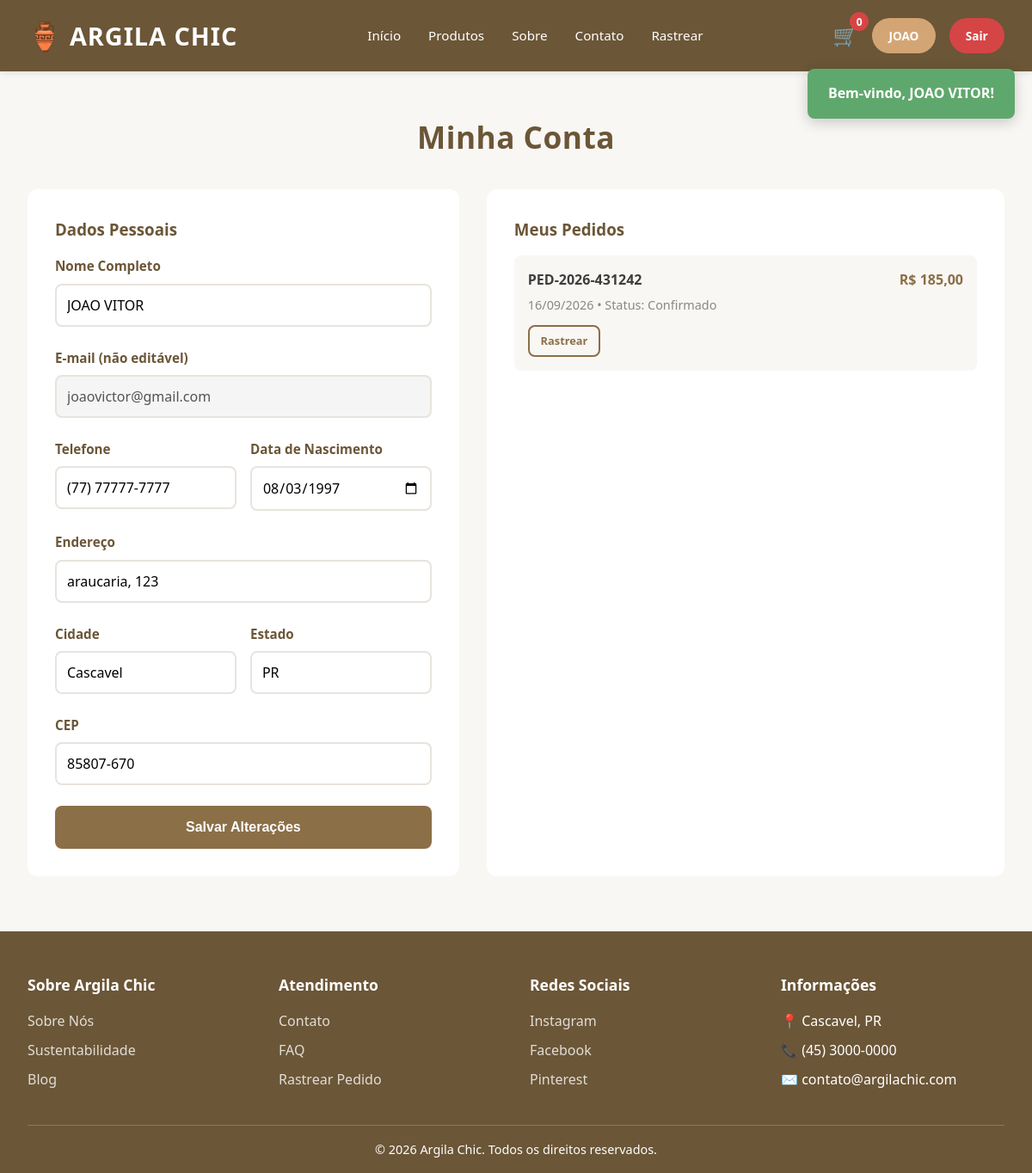
The app's page /minha-conta.php (signed in) with its own data.
### tables this page shows
CREATE TABLE `usuarios` (
  `id` int(11) NOT NULL,
  `nome` varchar(150) NOT NULL,
  `email` varchar(150) NOT NULL,
  `senha` varchar(255) NOT NULL,
  `telefone` varchar(20) DEFAULT NULL,
  `data_nascimento` date DEFAULT NULL,
  `endereco` varchar(255) DEFAULT NULL,
  `cidade` varchar(100) DEFAULT NULL,
  `estado` varchar(50) DEFAULT NULL,
  `cep` varchar(10) DEFAULT NULL,
  `tipo` enum('cliente','admin') DEFAULT 'cliente',
  `criado_em` timestamp NOT NULL DEFAULT current_timestamp()
);

CREATE TABLE `pedidos` (
  `id` int(11) NOT NULL,
  `usuario_id` int(11) NOT NULL,
  `numero_pedido` varchar(50) NOT NULL,
  `subtotal` decimal(10,2) NOT NULL,
  `frete` decimal(10,2) NOT NULL,
  `total` decimal(10,2) NOT NULL,
  `status` enum('confirmado','preparando','transito','entregue','cancelado') DEFAULT 'confirmado',
  `transportadora` varchar(100) DEFAULT 'Sedex',
  `codigo_rastreio` varchar(50) DEFAULT NULL,
  `previsao_entrega` date DEFAULT NULL,
  `criado_em` timestamp NOT NULL DEFAULT current_timestamp()
);

### config/init.php (called while the page is built, shortened)
<?php
require_once __DIR__ . '/database.php';
function isLogado() { return isset($_SESSION['usuario_id']); }
function usuarioAtual() {
    return [
        'id' => $_SESSION['usuario_id'],
        'nome' => $_SESSION['usuario_nome'],
        'email' => $_SESSION['usuario_email'],
        'tipo' => $_SESSION['usuario_tipo'],
    ];
}

### includes/functions.php (called while the page is built, shortened)
<?php
require_once __DIR__ . '/../config/init.php';
function obterItensCarrinho() {
    $pdo = getConnection();
    if (isLogado()) {
        $stmt = $pdo->prepare("
            SELECT c.id, c.quantidade, p.id AS produto_id, p.nome, p.preco, p.preco_promocional, p.imagem
            FROM carrinho c JOIN produtos p ON p.id = c.produto_id
            WHERE c.usuario_id = ?
        ");
        $stmt->execute([$_SESSION['usuario_id']]);
    }
    return $stmt->fetchAll();
}
function contarItensCarrinho() {
    return array_sum(array_column(obterItensCarrinho(), 'quantidade'));
}
function listarPedidosUsuario($usuarioId) {
    $stmt = getConnection()->prepare("SELECT * FROM pedidos WHERE usuario_id = ? ORDER BY criado_em DESC");
    $stmt->execute([$usuarioId]);
    return $stmt->fetchAll();
}

### config/database.php (called while the page is built, shortened)
<?php
function getConnection() {
    static $pdo = null;
    if ($pdo === null) {
        $dsn = "mysql:host=" . DB_HOST . ";dbname=" . DB_NAME . ";charset=" . DB_CHARSET;
        $pdo = new PDO($dsn, DB_USER, DB_PASS, [
            PDO::ATTR_ERRMODE => PDO::ERRMODE_EXCEPTION,
            PDO::ATTR_DEFAULT_FETCH_MODE => PDO::FETCH_ASSOC,
            PDO::ATTR_EMULATE_PREPARES => false,
        ]);
    }
    return $pdo;
}

### minha-conta.php (the view, shortened to what this page needs)
<?php
require_once 'includes/functions.php';
$pdo = getConnection();
$userId = $_SESSION['usuario_id'];
$stmt = $pdo->prepare("SELECT * FROM usuarios WHERE id = ?");
$stmt->execute([$userId]);
$user = $stmt->fetch();
$pedidos = listarPedidosUsuario($userId);
include 'includes/header.php';
?>
<div class="container-principal">
    <h2 class="secao-titulo">Minha Conta</h2>
    <div style="display:grid;grid-template-columns:1fr 1.2fr;gap:2rem;" class="conta-grid">
        <div style="background:#fff;padding:2rem;border-radius:12px;">
            <h3 style="color:var(--cor-header);margin-bottom:1rem;">Dados Pessoais</h3>
            <form method="POST">
                <div class="form-group">
                    <label>Nome Completo</label>
                    <input name="nome" value="<?= htmlspecialchars($user['nome']) ?>" required>
                </div>
                <div class="form-group">
                    <label>E-mail (não editável)</label>
                    <input value="<?= htmlspecialchars($user['email']) ?>" disabled style="background:#f5f5f5;">
                </div>
                <div class="form-row">
                    <div class="form-group">
                        <label>Telefone</label>
                        <input name="telefone" value="<?= htmlspecialchars($user['telefone'] ?? '') ?>">
                    </div>
                    <div class="form-group">
                        <label>Data de Nascimento</label>
                        <input type="date" name="data_nascimento" value="<?= htmlspecialchars($user['data_nascimento'] ?? '') ?>">
                    </div>
                </div>
                <div class="form-group">
                    <label>Endereço</label>
                    <input name="endereco" value="<?= htmlspecialchars($user['endereco'] ?? '') ?>">
                </div>
                <div class="form-row">
                    <div class="form-group">
                        <label>Cidade</label>
                        <input name="cidade" value="<?= htmlspecialchars($user['cidade'] ?? '') ?>">
                    </div>
                    <div class="form-group">
                        <label>Estado</label>
                        <input name="estado" value="<?= htmlspecialchars($user['estado'] ?? '') ?>">
                    </div>
                </div>
                <div class="form-group">
                    <label>CEP</label>
                    <input name="cep" value="<?= htmlspecialchars($user['cep'] ?? '') ?>">
                </div>
                <button class="btn-enviar">Salvar Alterações</button>
            </form>
        </div>
        <div style="background:#fff;padding:2rem;border-radius:12px;">
            <h3 style="color:var(--cor-header);margin-bottom:1rem;">Meus Pedidos</h3>
            <?php if (empty($pedidos)): ?>
                <p style="color:#888;text-align:center;padding:2rem 0;">
                    Você ainda não fez nenhum pedido.
                </p>
                <a href="index.php#produtos" class="btn-primario" style="display:block;text-align:center;">
                    Ver Produtos
                </a>
            <?php else: ?>
                <?php foreach ($pedidos as $p): ?>
                    <div style="padding:1rem;background:var(--cor-fundo);border-radius:8px;margin-bottom:.75rem;">
                        <div style="display:flex;justify-content:space-between;flex-wrap:wrap;gap:.5rem;">
                            <strong><?= htmlspecialchars($p['numero_pedido']) ?></strong>
                            <span style="color:var(--cor-primaria);font-weight:700;">
                                R$ <?= number_format($p['total'], 2, ',', '.') ?>
                            </span>
                        </div>
                        <div style="font-size:.9rem;color:#888;margin:.25rem 0;">
                            <?= date('d/m/Y', strtotime($p['criado_em'])) ?> • Status: <?= ucfirst($p['status']) ?>
                        </div>
                        <a href="rastreamento.php?pedido=<?= urlencode($p['numero_pedido']) ?>"
                           class="btn-info" style="padding:.4rem .8rem;font-size:.8rem;margin-top:.5rem;">
                            Rastrear
                        </a>
                    </div>
                <?php endforeach; ?>
            <?php endif; ?>
        </div>
    </div>
</div>
<?php include 'includes/footer.php'; ?>

### includes/header.php (shortened to what this page needs)
<?php
require_once __DIR__ . '/functions.php';
$totalCarrinho = contarItensCarrinho();
$usuario = usuarioAtual();
$emAdmin = str_contains($_SERVER['PHP_SELF'], '/admin/');
$base = $emAdmin ? '../' : '';
?>
<!DOCTYPE html>
<html lang="pt-BR">
<head>
    <link rel="stylesheet" href="<?= $base ?>assets/css/style.css">
</head>
<body>
<header>
    <div class="header-container">
        <a href="<?= $base ?>index.php" class="logo">ARGILA CHIC</a>
        <nav>
            <a href="<?= $base ?>index.php#inicio">Início</a>
            <a href="<?= $base ?>index.php#produtos">Produtos</a>
            <a href="<?= $base ?>index.php#sobre">Sobre</a>
            <a href="<?= $base ?>index.php#contato">Contato</a>
            <a href="<?= $base ?>rastreamento.php">Rastrear</a>
        </nav>
        <div class="header-actions">
            <a href="<?= $base ?>carrinho.php" class="btn-carrinho">
                🛒 <span class="carrinho-badge"><?= $totalCarrinho ?></span>
            </a>
            <?php if ($usuario): ?>
                <a href="<?= $base ?>minha-conta.php" class="btn-usuario">
                    <?= htmlspecialchars(explode(' ', $usuario['nome'])[0]) ?>
                </a>
                <a href="<?= $base ?>logout.php" class="btn-usuario" style="background:#D64545">Sair</a>
            <?php else: ?>
                <a href="<?= $base ?>login.php" class="btn-usuario">Entrar / Cadastro</a>
            <?php endif; ?>
        </div>
    </div>
</header>
<?php if (isset($_SESSION['mensagem'])): ?>
    <div class="notificacao <?= htmlspecialchars($_SESSION['mensagem']['tipo']) ?>">
        <?= htmlspecialchars($_SESSION['mensagem']['texto']) ?>
    </div>
<?php endif; ?>

### assets/css/style.css (style rules this page uses)
* { margin: 0; padding: 0; box-sizing: border-box; }
:root { --cor-primaria: #8B6F47; --cor-secundaria: #6B5637; --cor-fundo: #F9F7F4; --cor-texto: #3E3E3E; --cor-branco: #FFFFFF; --cor-destaque: #A0826D; --cor-erro: #D64545; --cor-sucesso: #5FA86D; --cor-header: #6B5637; }
body { font-family: 'Segoe UI', Tahoma, Geneva, Verdana, sans-serif; background-color: var(--cor-fundo); color: var(--cor-texto); line-height: 1.6; }
a { color: var(--cor-primaria); text-decoration: none; }
header { background-color: var(--cor-header); box-shadow: 0 2px 8px rgba(0, 0, 0, 0.1); position: sticky; top: 0; z-index: 100; }
.header-container { max-width: 1200px; margin: 0 auto; padding: 1rem 2rem; display: flex; justify-content: space-between; align-items: center; flex-wrap: wrap; gap: 1rem; }
.logo { font-size: 1.8rem; font-weight: bold; color: var(--cor-branco); text-decoration: none; display: flex; align-items: center; gap: 0.5rem; letter-spacing: 1px; }
.logo::before { content: "🏺"; font-size: 2rem; }
nav { display: flex; gap: 2rem; align-items: center; flex-wrap: wrap; }
nav a { color: var(--cor-branco); text-decoration: none; font-weight: 500; transition: color 0.3s ease; font-size: 0.95rem; }
.header-actions { display: flex; gap: 1rem; align-items: center; flex-wrap: wrap; }
.btn-carrinho { position: relative; background: none; border: none; font-size: 1.5rem; cursor: pointer; transition: transform 0.3s ease; color: var(--cor-branco); text-decoration: none; }
.carrinho-badge { position: absolute; top: -8px; right: -12px; background-color: var(--cor-erro); color: var(--cor-branco); border-radius: 50%; min-width: 22px; height: 22px; padding: 0 4px; display: flex; align-items: center; justify-content: center; font-size: 0.75rem; font-weight: bold; }
.btn-usuario { background-color: #D4A574; color: var(--cor-branco); border: none; padding: 0.6rem 1.2rem; border-radius: 25px; cursor: pointer; font-weight: 600; transition: background-color 0.3s ease; font-size: 0.85rem; text-decoration: none; display: inline-block; }
.container-principal { max-width: 1200px; margin: 3rem auto; padding: 0 2rem; }
.secao-titulo { font-size: 2.2rem; color: var(--cor-header); margin-bottom: 2rem; text-align: center; font-weight: 700; letter-spacing: 0.5px; }
.btn-info { background-color: var(--cor-fundo); color: var(--cor-primaria); border: 2px solid var(--cor-primaria); padding: 0.75rem 1rem; border-radius: 8px; cursor: pointer; font-weight: 600; transition: all 0.3s ease; font-size: 0.9rem; text-decoration: none; display: inline-block; text-align: center; }
.form-group { margin-bottom: 1.5rem; }
.form-group label { display: block; margin-bottom: 0.5rem; font-weight: 600; color: var(--cor-header); font-size: .95rem; }
.form-group input, .form-group select, .form-group textarea { width: 100%; padding: 0.75rem; border: 2px solid #E8E3DD; border-radius: 8px; font-size: 1rem; transition: border-color 0.3s ease; font-family: inherit; }
.form-row { display: grid; grid-template-columns: 1fr 1fr; gap: 1rem; }
.btn-enviar { width: 100%; background-color: var(--cor-primaria); color: var(--cor-branco); border: none; padding: 1rem; border-radius: 8px; font-size: 1rem; font-weight: 700; cursor: pointer; transition: background-color 0.3s ease; }
.notificacao { position: fixed; top: 80px; right: 20px; padding: 1rem 1.5rem; border-radius: 8px; color: var(--cor-branco); font-weight: 600; z-index: 2000; animation: slideInRight 0.3s ease; box-shadow: 0 4px 16px rgba(0,0,0,.2); max-width: 400px; }
.notificacao.sucesso { background-color: var(--cor-sucesso); }

### records on screen
usuarios: nome "JOAO", nome "JOAO VITOR", email "joaovictor@gmail.com", telefone "(77) 77777-7777", data_nascimento "08/03/1997", endereco "araucaria, 123", cidade "Cascavel", estado "PR", cep "85807-670"
pedidos: numero_pedido "PED-2026-431242", total "185,00", criado_em "16/09/2026", status "Confirmado"

### other values on screen
$totalCarrinho "0"
$_SESSION['mensagem']['texto'] "Bem-vindo, JOAO VITOR!"
